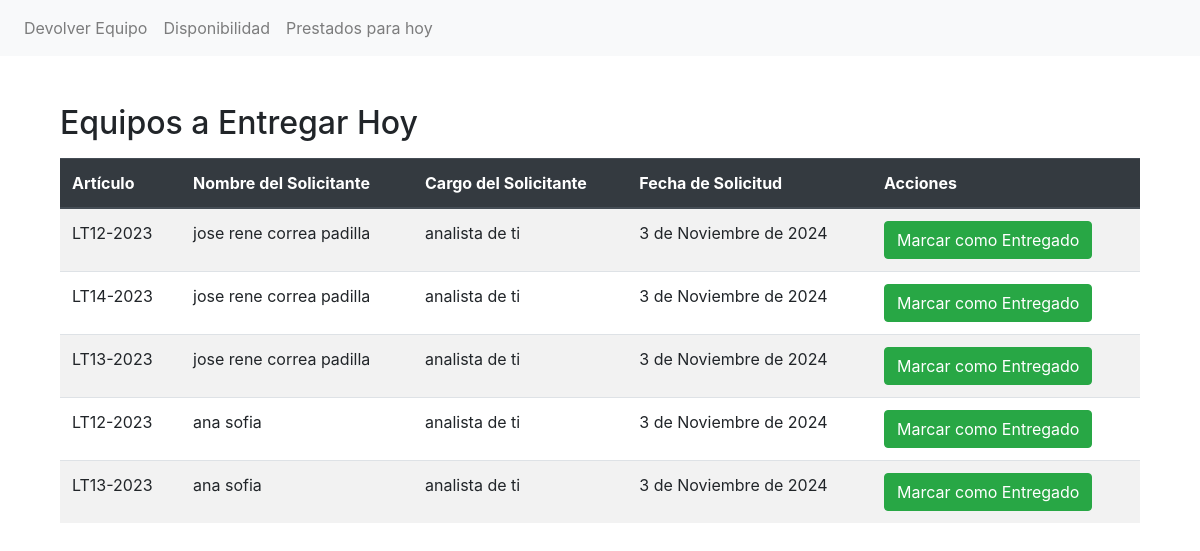
Page /equipos-a-entregar-hoy/ (signed in) on the earlier database version.
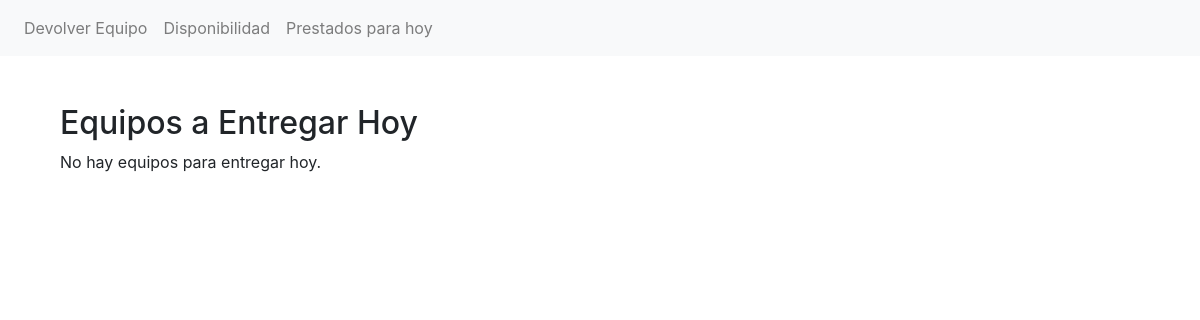
Same page on the later database version.
### inventario/models.py (models this page shows, shortened)
class Prestamo(models.Model):
    articulo = models.ForeignKey(Articulo, on_delete=models.CASCADE)
    nombre_persona = models.CharField(max_length=100)
    cargo_persona = models.CharField(max_length=100)
    fecha_solicitud = models.DateField()
    fecha_devolucion = models.DateField()
    devuelto = models.BooleanField(default=False)  # Para marcar cuando el cliente devuelve el equipo
    entregado = models.BooleanField(default=False)  # Para marcar cuando el administrador entrega el equipo

class Articulo(models.Model):
    nombre = models.CharField(max_length=100)  # Por ejemplo, 'LT03-2018'
    observacion = models.TextField(blank=True, null=True)  # Campo de observación

### inventario/views.py (the view)
# urls.py: path('equipos-a-entregar-hoy/', views.equipos_a_entregar_hoy, name='equipos_a_entregar_hoy'),
@login_required
def equipos_a_entregar_hoy(request):
    hoy = timezone.now().date()  # Obtén la fecha actual
    prestamos_a_entregar = Prestamo.objects.filter(fecha_solicitud=hoy, entregado=False)
    return render(request, 'inventario/equipos_a_entregar.html', {
        'prestamos_a_entregar': prestamos_a_entregar,
    })

### inventario/templates/inventario/equipos_a_entregar.html (shortened to what this page needs)
{% extends 'inventario/base.html' %}
{% block content %}
<div class="container mt-5">
    <h2>Equipos a Entregar Hoy</h2>
    {% if prestamos_a_entregar %}
        <table class="table table-striped mt-3">
            <thead class="thead-dark">
                <tr>
                    <th>Artículo</th>
                    <th>Nombre del Solicitante</th>
                    <th>Cargo del Solicitante</th>
                    <th>Fecha de Solicitud</th>
                    <th>Acciones</th>
                </tr>
            </thead>
            <tbody>
                {% for prestamo in prestamos_a_entregar %}
                <tr>
                    <td>{{ prestamo.articulo.nombre }}</td>
                    <td>{{ prestamo.nombre_persona }}</td>
                    <td>{{ prestamo.cargo_persona }}</td>
                    <td>{{ prestamo.fecha_solicitud }}</td>
                    <td>
                        <form method="POST" action="{% url 'marcar_como_entregado' prestamo.id %}">
                            <button type="submit" class="btn btn-success">Marcar como Entregado</button>
                        </form>
                    </td>
                </tr>
                {% empty %}
                <tr>
                    <td colspan="5" class="text-center">No hay equipos para entregar hoy.</td>
                </tr>
                {% endfor %}
            </tbody>
        </table>
    {% else %}
        <p>No hay equipos para entregar hoy.</p>
    {% endif %}
</div>
{% endblock %}

Differences in the rows shown:
removed Prestamo: articulo.nombre "LT12-2023", nombre_persona "jose rene correa padilla", cargo_persona "analista de ti", fecha_solicitud "3 de Noviembre de 2024"
removed Prestamo: articulo.nombre "LT14-2023", nombre_persona "jose rene correa padilla", cargo_persona "analista de ti", fecha_solicitud "3 de Noviembre de 2024"
removed Prestamo: articulo.nombre "LT13-2023", nombre_persona "jose rene correa padilla", cargo_persona "analista de ti", fecha_solicitud "3 de Noviembre de 2024"
removed Prestamo: articulo.nombre "LT12-2023", nombre_persona "ana sofia", cargo_persona "analista de ti", fecha_solicitud "3 de Noviembre de 2024"
removed Prestamo: articulo.nombre "LT13-2023", nombre_persona "ana sofia", cargo_persona "analista de ti", fecha_solicitud "3 de Noviembre de 2024"
Other differences:
text no longer shown: "Artículo Nombre del Solicitante Cargo del Solicitante Fecha de Solicitud Acciones"
text now shown: "No hay equipos para entregar hoy."
